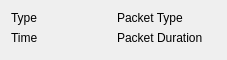
<?xml version="1.0" encoding="UTF-8"?>
<ui version="4.0">
 <class>PacketVizPacket</class>
 <widget class="QWidget" name="PacketVizPacket">
  <property name="geometry">
   <rect>
    <x>0</x>
    <y>0</y>
    <width>227</width>
    <height>60</height>
   </rect>
  </property>
  <property name="sizePolicy">
   <sizepolicy hsizetype="Fixed" vsizetype="Fixed">
    <horstretch>0</horstretch>
    <verstretch>0</verstretch>
   </sizepolicy>
  </property>
  <property name="windowTitle">
   <string>Form</string>
  </property>
  <layout class="QGridLayout" name="gridLayout">
   <item row="2" column="0">
    <spacer name="verticalSpacer">
     <property name="orientation">
      <enum>Qt::Vertical</enum>
     </property>
     <property name="sizeHint" stdset="0">
      <size>
       <width>20</width>
       <height>0</height>
      </size>
     </property>
    </spacer>
   </item>
   <item row="0" column="0">
    <widget class="QLabel" name="label">
     <property name="text">
      <string>Type</string>
     </property>
    </widget>
   </item>
   <item row="0" column="1">
    <widget class="QLabel" name="pType">
     <property name="text">
      <string>Packet Type</string>
     </property>
    </widget>
   </item>
   <item row="1" column="0">
    <widget class="QLabel" name="label_3">
     <property name="text">
      <string>Time</string>
     </property>
    </widget>
   </item>
   <item row="1" column="1">
    <widget class="QLabel" name="pDur">
     <property name="text">
      <string>Packet Duration</string>
     </property>
    </widget>
   </item>
  </layout>
 </widget>
 <resources/>
 <connections/>
</ui>
